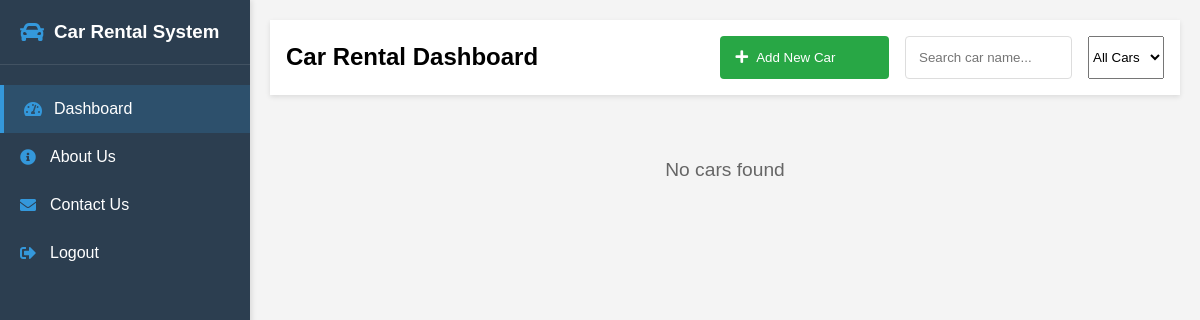
Page / (signed in) on the earlier database version.
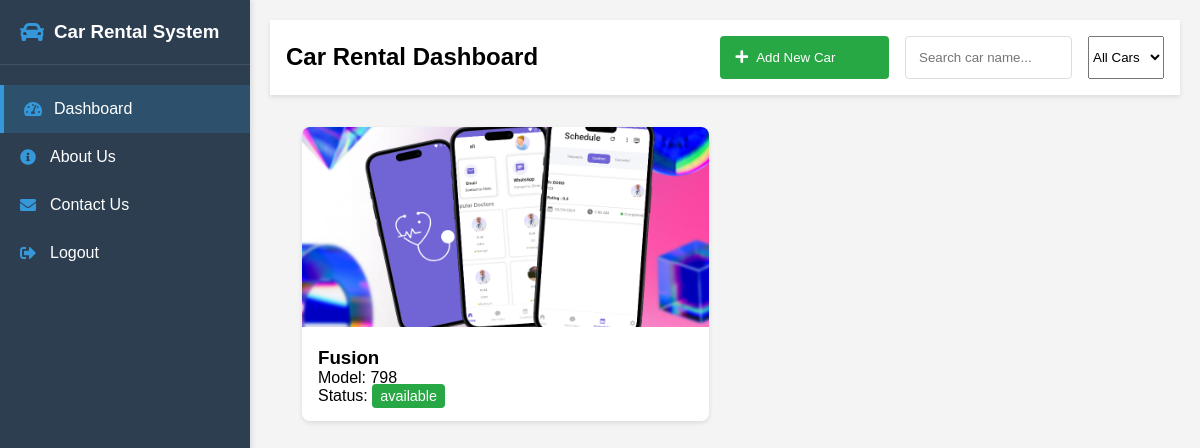
Same page on the later database version.
### myapp/models.py (models this page shows, shortened)
class Car(models.Model):
    STATUS_CHOICES = [
        ('available', 'Available'),
        ('rented', 'Rented'),
    ]
    name = models.CharField(max_length=100)
    model = models.CharField(max_length=50)
    status = models.CharField(max_length=50, choices=STATUS_CHOICES, default='available')
    image = models.ImageField(upload_to='car_images/')
    price = models.DecimalField(max_digits=10, decimal_places=2)
    description = models.TextField()
    created_by = models.ForeignKey(User, on_delete=models.CASCADE)
    created_at = models.DateTimeField(auto_now_add=True)
    updated_at = models.DateTimeField(auto_now=True)

### myapp/views.py (the view)
# urls.py: path('', views.dashboard, name='dashboard'),
@login_required
def dashboard(request):
    cars = Car.objects.all()
    return render(request, 'myapp/dashboard.html', {'cars': cars})

### myapp/templates/myapp/dashboard.html (shortened to what this page needs)
{% extends 'myapp/base.html' %}
{% load static %}
{% block content %}
<div class="dashboard">
  <nav class="dashboard-nav">
    <h1>Car Rental Dashboard</h1>
    <div class="search-filter">
      {% if user.is_staff %}
      <button id="addCarBtn" class="add-car-btn">
        <i class="fas fa-plus"></i> Add New Car
      </button>
      {% endif %}
      <input
        type="text"
        id="searchInput"
        placeholder="Search car name..."
      />
      <select id="statusFilter">
        <option value="all">All Cars</option>
      </select>
    </div>
  </nav>
  <div class="cars-container" id="carsContainer">
    {% for car in cars %}
    <div class="car-card">
      <img src="{{ car.image.url }}" alt="{{ car.name }}">
      <div class="car-info">
        <h3>{{ car.name }}</h3>
        <p>Model: {{ car.model }}</p>
        <p>Status: <span class="status {{ car.status }}">{{ car.status }}</span></p>
      </div>
    </div>
    {% empty %}
    <div class="no-results">No cars found</div>
    {% endfor %}
  </div>
</div>
{% endblock %}

### myapp/templates/myapp/base.html (shortened to what this page needs)
{% load static %}
<!DOCTYPE html>
<html lang="en">
  <head>
    <link rel="stylesheet" href="{% static 'myapp/css/styles.css' %}" />
    <link
      rel="stylesheet"
      href="https://cdnjs.cloudflare.com/ajax/libs/font-awesome/5.15.4/css/all.min.css"
    />
  </head>
  <body>
    <div class="layout">
      {% if user.is_authenticated %}
        <div id="sidebarContainer">
          {% include 'myapp/sidebar.html' %}
        </div>
      {% endif %}
      <main class="main-content">
        {% block content %}{% endblock %}
      </main>
    </div>
  </body>
</html>

### myapp/templates/myapp/sidebar.html
{% load static %}
<div class="sidebar">
  <div class="sidebar-header">
    <i class="fas fa-car"></i>
    <h3>Car Rental System</h3>
  </div>
  <nav class="sidebar-nav">
    <ul>
      <li>
        <a href="{% url 'dashboard' %}" class="nav-link {% if request.resolver_match.url_name == 'dashboard' %}active{% endif %}">
          <i class="fas fa-tachometer-alt"></i>
          <span>Dashboard</span>
        </a>
      </li>
      <li>
        <a href="{% url 'about' %}" class="nav-link {% if request.resolver_match.url_name == 'about' %}active{% endif %}">
          <i class="fas fa-info-circle"></i>
          <span>About Us</span>
        </a>
      </li>
      <li>
        <a href="{% url 'contact' %}" class="nav-link {% if request.resolver_match.url_name == 'contact' %}active{% endif %}">
          <i class="fas fa-envelope"></i>
          <span>Contact Us</span>
        </a>
      </li>
      <li>
        <a href="{% url 'logout' %}" class="nav-link">
          <i class="fas fa-sign-out-alt"></i>
          <span>Logout</span>
        </a>
      </li>
    </ul>
  </nav>
</div>

### myapp/static/myapp/css/styles.css (style rules this page uses)
* { margin: 0; padding: 0; box-sizing: border-box; }
body { font-family: Arial, sans-serif; background-color: #f4f4f4; }
input { width: 100%; padding: 0.8rem; border: 1px solid #ddd; border-radius: 4px; }
button { width: 100%; padding: 0.8rem; background: #007bff; color: white; border: none; border-radius: 4px; cursor: pointer; }
.dashboard-nav { background: white; padding: 1rem; box-shadow: 0 2px 5px rgba(0, 0, 0, 0.1); display: flex; justify-content: space-between; align-items: center; }
.search-filter { display: flex; gap: 1rem; }
.cars-container { padding: 2rem; display: grid; grid-template-columns: repeat(auto-fill, minmax(300px, 1fr)); gap: 2rem; }
.car-card { background: white; border-radius: 8px; overflow: hidden; position: relative; box-shadow: 0 2px 5px rgba(0, 0, 0, 0.1); }
.car-card img { width: 100%; height: 200px; object-fit: cover; }
.car-info { padding: 1rem; }
.layout { display: flex; min-height: 100vh; }
.main-content { flex: 1; padding: 20px; margin-left: 250px; }
.sidebar { width: 250px; background: #2c3e50; color: white; position: fixed; height: 100vh; left: 0; top: 0; padding: 20px 0; box-shadow: 2px 0 5px rgba(0, 0, 0, 0.1); }
.sidebar-header { padding: 0 20px 20px; border-bottom: 1px solid rgba(255, 255, 255, 0.1); display: flex; align-items: center; gap: 10px; }
.sidebar-header i { font-size: 24px; color: #3498db; }
.sidebar-nav ul { list-style: none; padding: 0; margin-top: 20px; }
.sidebar-nav li { margin: 0; transition: background-color 0.3s; }
.sidebar-nav .nav-link { color: white; text-decoration: none; padding: 15px 20px; display: block; transition: background-color 0.3s; display: flex; align-items: center; gap: 10px; }
.sidebar-nav i { width: 20px; font-size: 16px; color: #3498db; }
.sidebar-nav .nav-link.active { background-color: rgba(52, 152, 219, 0.2); border-left: 4px solid #3498db; }
.add-car-btn { background: #28a745; color: white; padding: 0.5rem 1rem; border: none; border-radius: 4px; cursor: pointer; display: flex; align-items: center; gap: 0.5rem; }
.add-car-btn i { font-size: 0.9rem; }
.status { padding: 0.25rem 0.5rem; border-radius: 4px; font-size: 0.9rem; }
.status.available { background: #28a745; color: white; }

Differences in the rows shown:
added Car: image (picture), name "Fusion", model "798", status "available"
Other differences:
text no longer shown: "No cars found"
